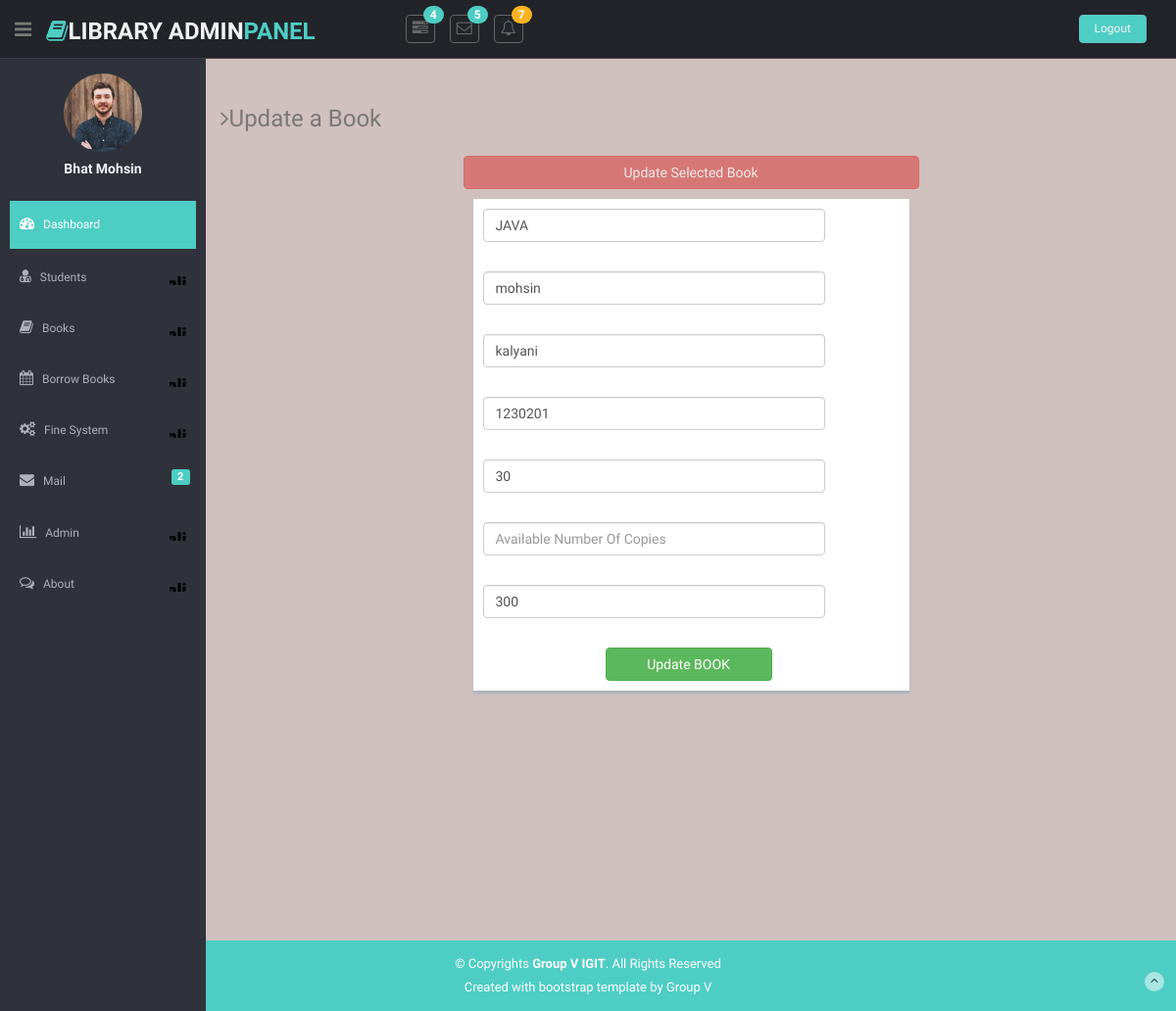
Page /admin-access/editBook.php?id=1 on the committed database.
### tables this page shows
CREATE TABLE `books_tbl` (
  `id` int(11) NOT NULL,
  `book_name` varchar(30) NOT NULL,
  `auther` varchar(30) NOT NULL,
  `publisher` varchar(30) NOT NULL,
  `ISBN_no` varchar(30) NOT NULL,
  `book_copies` varchar(30) NOT NULL,
  `book_img` varchar(500) NOT NULL,
  `book_price` varchar(30) NOT NULL
);

### admin-access/editBook.php (the view, shortened to what this page needs)
<?php
require_once('database.php');
if($_SERVER["REQUEST_METHOD"]=="POST"){
  $bookname  =$_POST["bname_txt"];
  $auther    =$_POST["bAuther_txt"];
  $publisher =$_POST["bpublisher_txt"];
  $isbn      =$_POST["isbn_txt"];
  $copies    =$_POST["bcopies_txt"];
  $avl_copies=$_POST["avl_bcopies_txt"];
  $price     =$_POST["bprice_txt"];
  $id        =$_POST["id_txt"];
  $result= mysqli_query($connection, "UPDATE books_tbl SET book_name='$bookname' , auther='$auther' , publisher='$publisher' ,
    ISBN_no='$isbn' , book_copies='$copies' , available_books='$avl_copies' , book_price='$price' WHERE id= $id");
  header("location:viewbooks.php?message=10");
}
else{
$id=$_GET['id'];
$res=mysqli_query($connection,"SELECT * FROM books_tbl WHERE Id=$id");
$row=mysqli_fetch_assoc($res);
}
 ?>
<!DOCTYPE html>
<html lang="en">
<head>
  <link href="lib/bootstrap/css/bootstrap.min.css" rel="stylesheet">
  <link href="lib/font-awesome/css/font-awesome.css" rel="stylesheet" />
  <link href="css/style.css" rel="stylesheet">
  <link href="css/style-responsive.css" rel="stylesheet">
</head>
<body>
  <section id="container">
   <?php require_once('header.php')?>
     <section id="main-content">
       <section class="wrapper site-min-height">
         <h3 style="margin-top:28px;"><i class="fa fa-angle-right"></i>Update a Book</h3>
         <div class="row mt">
           <div class="col-lg-6 col-md-offset-3">
             <button class="btn btn-danger" disabled style="width:100%;">Update Selected Book</button>
             <div class="form-panel">
             <form class="form-horizontal style-form" method="post">
              <div class="form-group">
                    <div class="col-sm-10">
                      <input type="text" class="form-control" placeholder="Enter Book Name" name="bname_txt" value="<?php echo $row["book_name"] ?>">
                     </div>
               </div>
                  <div class="form-group">
                    <div class="col-sm-10">
                      <input type="text" class="form-control" placeholder="Book Auther" name="bAuther_txt" value="<?php echo $row["auther"] ?>">
                     </div>
                  </div>
                  <div class="form-group">
                    <div class="col-sm-10">
                      <input type="text" class="form-control" placeholder="Book Publisher" name="bpublisher_txt" value="<?php echo $row["publisher"] ?>">
                     </div>
                  </div>
                  <div class="form-group">
                    <div class="col-sm-10">
                      <input type="text" class="form-control" placeholder="Enter Unique ISBN No." name="isbn_txt" value="<?php echo $row["ISBN_no"] ?>">
                     </div>
                  </div>
                  <div class="form-group">
                    <div class="col-sm-10">
                      <input type="text" class="form-control" placeholder="Total Number Of Copies" name="bcopies_txt" value="<?php echo $row["book_copies"] ?>">
                     </div>
                  </div>
                  <div class="form-group">
                    <div class="col-sm-10">
                      <input type="text" class="form-control" placeholder="Available Number Of Copies" name="avl_bcopies_txt" value="<?php echo $row["available_books"] ?>">
                     </div>
                  </div>
                  <div class="form-group">
                    <div class="col-sm-10">
                      <input type="text" class="form-control" placeholder="Enter book price" name="bprice_txt" value="<?php echo $row["book_price"] ?>">
                     </div>
                  </div>
                  <button class="btn btn-success rounded" style="width:40%;margin-left:125px;" type="submit">Update BOOK</button>
           </form>
         </div>
           </div>
         </div>
      </section>
    </section>
  </section>
</body>
</html>

### admin-access/css/style.css (style rules this page uses)
body { color: #797979; background: #eaeaea; font-family: 'Ruda', sans-serif; padding: 0px !important; margin: 0px !important; font-size:13px; }
a, a:hover, a:focus { text-decoration: none; outline: none; }
#container { width: 100%; height: 100%; }
.mt { margin-top: 25px; }
#main-content { margin-left: 210px; background-color: #d8c1c1; }
.wrapper { display: inline-block; margin-top: 60px; padding-left: 15px; padding-right: 15px; padding-bottom: 15px; padding-top:20px; width: 100%; background-color:#d0c0be; nter; }
.form-panel { background: #ffffff; margin: 10px; padding: 10px; box-shadow: 0px 3px 2px #aab2bd; text-align: left; }
.form-horizontal.style-form .form-group { padding-bottom: 15px; margin-bottom: 15px; }
.site-footer { background: #4ECDC4; color: #fff; padding: 15px 0; }
.site-footer p { margin-bottom: 5px; }
.credits, .credits a { color: #fff; }
.go-top { margin-right: 1%; margin-top: -25px; float: right; background: rgba(255,255,255,.5); width: 20px; height: 20px; border-radius: 50%; -webkit-border-radius: 50%; }
.go-top i { color: #2A3542; }
.site-min-height { min-height: 900px; }

### rows in the picture
books_tbl: bname_txt "JAVA", bAuther_txt "mohsin", bpublisher_txt "kalyani", isbn_txt "1230201", bcopies_txt "30", bprice_txt "300"
